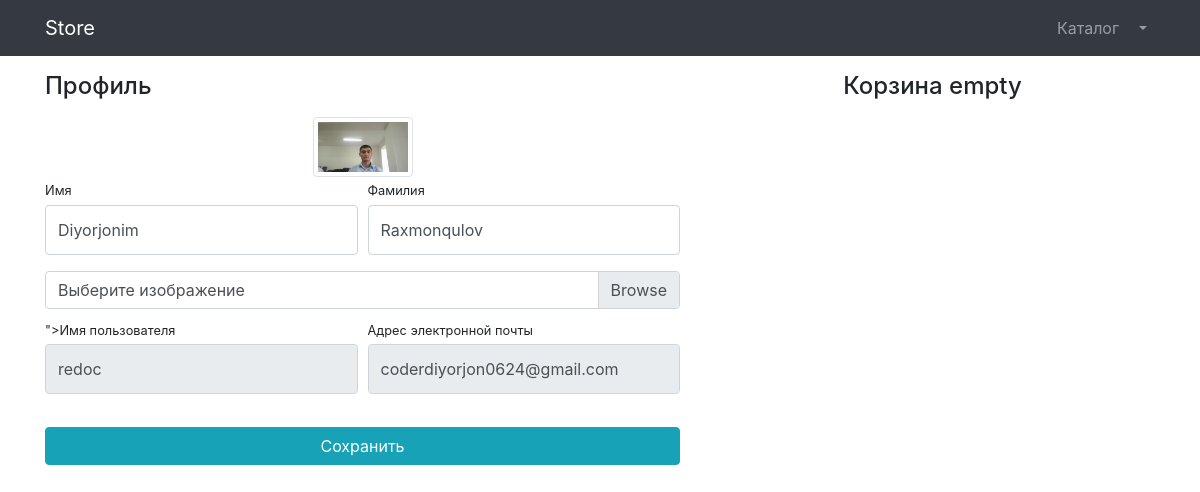
The page /users/profile/2 on the database as committed earlier.
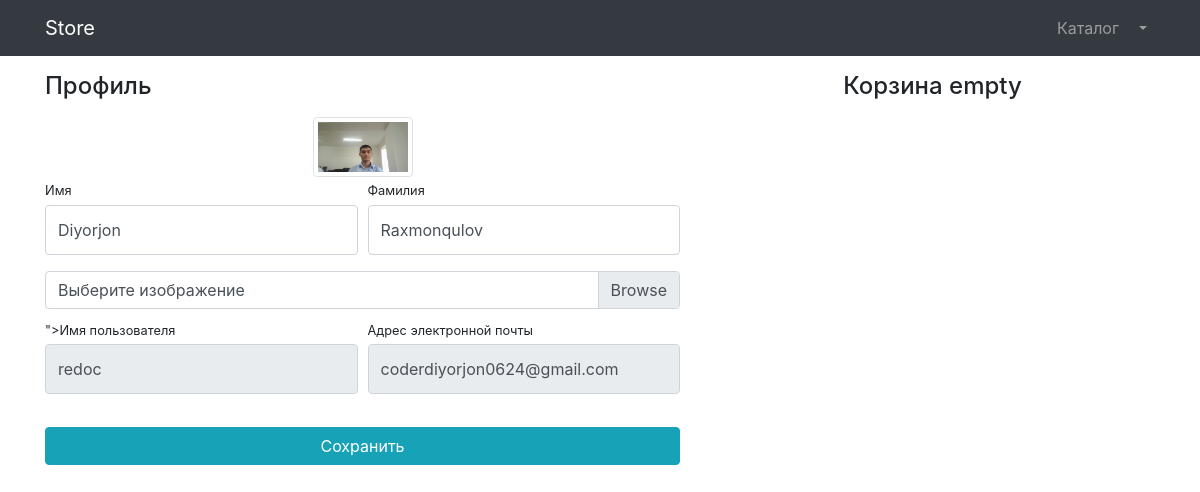
The same page on the database as committed later.
### users/models.py (models this page shows)
class User(AbstractUser):
    image = models.ImageField(upload_to='users_images', null=True, blank=True)
    is_verified_email = models.BooleanField(default=False)

### users/views.py (the view, shortened to what this page needs)
# urls.py: path('profile/<int:pk>', UserProfileView.as_view(), name='profile'),
class UserProfileView(TitleMixin, UpdateView):
    model = User
    form_class = UserProfileForm
    template_name = "users/profile.html"
    title = "Store - Profile"

### users/forms.py
class UserProfileForm(UserChangeForm):
    first_name = forms.CharField(widget=forms.TextInput(attrs={'class': "form-control py-4"}))
    last_name = forms.CharField(widget=forms.TextInput(attrs={'class': "form-control py-4"}))
    image = forms.ImageField(widget=forms.FileInput(attrs={'class': "custom-file-input "}), required=False)
    username = forms.CharField(widget=forms.TextInput(attrs={'class': "form-control py-4", 'readonly': True}))
    email = forms.CharField(widget=forms.EmailInput(attrs={'class': "form-control py-4", 'readonly': True}))
    class Meta:
        model = User
        fields = ('first_name', 'last_name', 'image', 'username', 'email')

### common/views.py (called while the page is built)
    def get_context_data(self, **kwargs):
        context = super(TitleMixin, self).get_context_data(**kwargs)
        context["title"] = self.title
        return context

### products/context_processors.py (called while the page is built)
def baskets(request):
    user = request.user
    return {'baskets': Basket.objects.filter(user=user) if user.is_authenticated else []}

### users/templates/users/profile.html (shortened to what this page needs)
 {% extends 'products/base.html' %}
{% load static %}
{% block css %}
	    <link href="{% static 'vendor/css/profile.css' %}" rel="stylesheet"/>
{% endblock %}
{% block content %}
	<div class="container">
    <div class="row">
        <div class="col-lg-7">
            <h4 class="mt-3 mb-3">Профиль</h4>
            <div class="col-lg-12 text-center">
                <img alt="" width="100" height="100"
                     src="{% if user.image %} {{ user.image.url }} {% else %} {% static 'vendor/img/users/default_avatar.jpg' %} {% endif %} "
                     class="img-thumbnail">
            </div>
            <form action="{% url 'users:profile' user.id %}" method="post" enctype="multipart/form-data">
                <div class="form-row">
                    <div class="col-lg-6">
                        <div class="form-group">
                            <label class="small mb-1" for="{{ form.first_name.id_for_label }}">Имя</label>
                            {{ form.first_name }}
                        </div>
                    </div>
                    <div class="col-lg-6">
                        <div class="form-group">
                            <label class="small mb-1" for="{{ form.last_name.id_for_label }}">Фамилия</label>
                            {{ form.last_name }}
                        </div>
                    </div>
                </div>
                <div class="form-row mb-2">
                    <div class="col-lg-12">
                        <div class="custom-file">
                            <label class="custom-file-label" for="{{ form.image.id_for_label }}">Выберите изображение</label>
                        </div>
                    </div>
                </div>
                <div class="form-row">
                    <div class="col-lg-6">
                        <label class="small mb-1" for="{{ form.username }}">Имя пользователя</label>
                        {{ form.username }}
                    </div>
                    <div class="col-lg-6">
                        <label class="small mb-1" for="{{ form.email.id_for_label }}">Адрес электронной
                            почты</label>
                        {{ form.email }}
                    </div>
                </div>
                <div class="form-row">
                    <div class="col-lg-12" style="margin-top: 33px;">
                        <input class="btn btn-info btn-block" type="submit" value="Сохранить">
                    </div>
                </div>
            </form>
        </div>
        <div class="col-lg-5">
            {% include 'products/baskets.html' %}
        </div>
    </div>
</div>
{% endblock %}

Rows that differ between the two databases and show on the page:
changed User "Raxmonqulov": first_name "Diyorjonim" → "Diyorjon"
